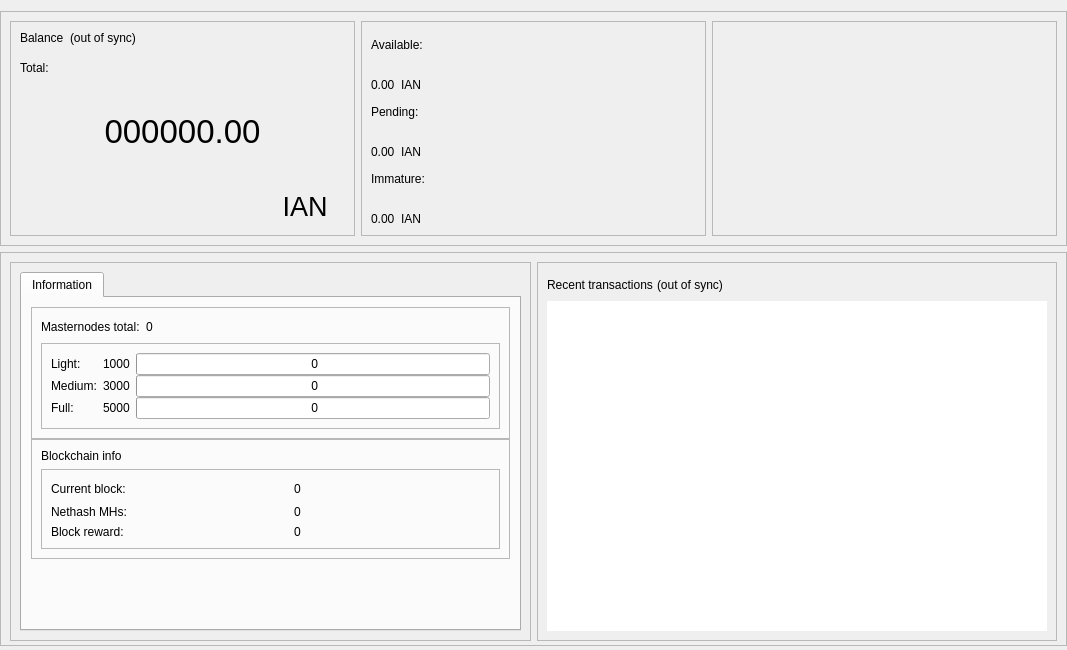
<?xml version="1.0" encoding="UTF-8"?>
<ui version="4.0">
 <class>OverviewPage</class>
 <widget class="QWidget" name="OverviewPage">
  <property name="geometry">
   <rect>
    <x>0</x>
    <y>0</y>
    <width>1067</width>
    <height>650</height>
   </rect>
  </property>
  <property name="minimumSize">
   <size>
    <width>960</width>
    <height>0</height>
   </size>
  </property>
  <property name="windowTitle">
   <string>Form</string>
  </property>
  <layout class="QVBoxLayout" name="topLayout">
   <property name="leftMargin">
    <number>0</number>
   </property>
   <property name="rightMargin">
    <number>0</number>
   </property>
   <property name="bottomMargin">
    <number>4</number>
   </property>
   <item>
    <layout class="QVBoxLayout" name="verticalLayout_main">
     <property name="sizeConstraint">
      <enum>QLayout::SetDefaultConstraint</enum>
     </property>
     <property name="leftMargin">
      <number>0</number>
     </property>
     <property name="rightMargin">
      <number>0</number>
     </property>
     <item>
      <widget class="QFrame" name="frame_blue">
       <property name="enabled">
        <bool>true</bool>
       </property>
       <property name="sizePolicy">
        <sizepolicy hsizetype="Preferred" vsizetype="Preferred">
         <horstretch>0</horstretch>
         <verstretch>0</verstretch>
        </sizepolicy>
       </property>
       <property name="minimumSize">
        <size>
         <width>1065</width>
         <height>220</height>
        </size>
       </property>
       <property name="maximumSize">
        <size>
         <width>16777215</width>
         <height>16777215</height>
        </size>
       </property>
       <property name="sizeIncrement">
        <size>
         <width>0</width>
         <height>0</height>
        </size>
       </property>
       <property name="baseSize">
        <size>
         <width>0</width>
         <height>500</height>
        </size>
       </property>
       <property name="frameShape">
        <enum>QFrame::StyledPanel</enum>
       </property>
       <property name="frameShadow">
        <enum>QFrame::Raised</enum>
       </property>
       <layout class="QHBoxLayout" name="horizontalLayout">
        <item>
         <widget class="QFrame" name="frame_blue_1">
          <property name="minimumSize">
           <size>
            <width>345</width>
            <height>200</height>
           </size>
          </property>
          <property name="maximumSize">
           <size>
            <width>16777215</width>
            <height>16777215</height>
           </size>
          </property>
          <property name="frameShape">
           <enum>QFrame::StyledPanel</enum>
          </property>
          <property name="frameShadow">
           <enum>QFrame::Raised</enum>
          </property>
          <layout class="QHBoxLayout" name="horizontalLayout_2">
           <item>
            <layout class="QVBoxLayout" name="verticalLayout">
             <item>
              <layout class="QHBoxLayout" name="horizontalLayout_3">
               <property name="spacing">
                <number>6</number>
               </property>
               <property name="sizeConstraint">
                <enum>QLayout::SetFixedSize</enum>
               </property>
               <item>
                <widget class="QLabel" name="label_5">
                 <property name="minimumSize">
                  <size>
                   <width>0</width>
                   <height>24</height>
                  </size>
                 </property>
                 <property name="maximumSize">
                  <size>
                   <width>16777215</width>
                   <height>24</height>
                  </size>
                 </property>
                 <property name="text">
                  <string>Balance</string>
                 </property>
                 <property name="alignment">
                  <set>Qt::AlignLeading|Qt::AlignLeft|Qt::AlignTop</set>
                 </property>
                </widget>
               </item>
               <item>
                <widget class="QLabel" name="labelWalletStatus">
                 <property name="minimumSize">
                  <size>
                   <width>0</width>
                   <height>24</height>
                  </size>
                 </property>
                 <property name="maximumSize">
                  <size>
                   <width>16777215</width>
                   <height>24</height>
                  </size>
                 </property>
                 <property name="text">
                  <string>(out of sync)</string>
                 </property>
                 <property name="alignment">
                  <set>Qt::AlignLeading|Qt::AlignLeft|Qt::AlignTop</set>
                 </property>
                </widget>
               </item>
               <item>
                <spacer name="horizontalSpacer">
                 <property name="orientation">
                  <enum>Qt::Horizontal</enum>
                 </property>
                 <property name="sizeHint" stdset="0">
                  <size>
                   <width>40</width>
                   <height>20</height>
                  </size>
                 </property>
                </spacer>
               </item>
              </layout>
             </item>
             <item>
              <widget class="QLabel" name="labelTotalText">
               <property name="maximumSize">
                <size>
                 <width>16777215</width>
                 <height>15</height>
                </size>
               </property>
               <property name="text">
                <string>Total:</string>
               </property>
              </widget>
             </item>
             <item>
              <widget class="QLabel" name="labelTotal">
               <property name="sizePolicy">
                <sizepolicy hsizetype="Preferred" vsizetype="Preferred">
                 <horstretch>0</horstretch>
                 <verstretch>0</verstretch>
                </sizepolicy>
               </property>
               <property name="minimumSize">
                <size>
                 <width>0</width>
                 <height>100</height>
                </size>
               </property>
               <property name="maximumSize">
                <size>
                 <width>16777215</width>
                 <height>100</height>
                </size>
               </property>
               <property name="font">
                <font>
                 <pointsize>25</pointsize>
                 <weight>50</weight>
                 <bold>false</bold>
                </font>
               </property>
               <property name="mouseTracking">
                <bool>false</bool>
               </property>
               <property name="text">
                <string>000000.00</string>
               </property>
               <property name="alignment">
                <set>Qt::AlignCenter</set>
               </property>
              </widget>
             </item>
             <item>
              <layout class="QHBoxLayout" name="horizontalLayout_11">
               <item>
                <spacer name="horizontalSpacer_8">
                 <property name="orientation">
                  <enum>Qt::Horizontal</enum>
                 </property>
                 <property name="sizeHint" stdset="0">
                  <size>
                   <width>40</width>
                   <height>20</height>
                  </size>
                 </property>
                </spacer>
               </item>
               <item>
                <widget class="QPushButton" name="blabel_IanCoin">
                 <property name="font">
                  <font>
                   <pointsize>20</pointsize>
                   <italic>false</italic>
                   <kerning>true</kerning>
                  </font>
                 </property>
                 <property name="cursor">
                  <cursorShape>PointingHandCursor</cursorShape>
                 </property>
                 <property name="text">
                  <string>IAN</string>
                 </property>
                 <property name="flat">
                  <bool>true</bool>
                 </property>
                </widget>
               </item>
              </layout>
             </item>
            </layout>
           </item>
          </layout>
         </widget>
        </item>
        <item>
         <widget class="QFrame" name="frame_blue_2">
          <property name="minimumSize">
           <size>
            <width>345</width>
            <height>200</height>
           </size>
          </property>
          <property name="maximumSize">
           <size>
            <width>16777215</width>
            <height>16777215</height>
           </size>
          </property>
          <property name="frameShape">
           <enum>QFrame::StyledPanel</enum>
          </property>
          <property name="frameShadow">
           <enum>QFrame::Raised</enum>
          </property>
          <layout class="QVBoxLayout" name="verticalLayout_3">
           <item>
            <layout class="QVBoxLayout" name="verticalLayout_2">
             <item>
              <widget class="QLabel" name="labelBalanceText">
               <property name="text">
                <string>Available:</string>
               </property>
              </widget>
             </item>
             <item>
              <layout class="QHBoxLayout" name="horizontalLayout_4">
               <item>
                <widget class="QLabel" name="labelBalance">
                 <property name="text">
                  <string>0.00</string>
                 </property>
                 <property name="alignment">
                  <set>Qt::AlignBottom|Qt::AlignLeading|Qt::AlignLeft</set>
                 </property>
                </widget>
               </item>
               <item>
                <widget class="QLabel" name="label_IanCoin2">
                 <property name="text">
                  <string>IAN</string>
                 </property>
                 <property name="alignment">
                  <set>Qt::AlignBottom|Qt::AlignLeading|Qt::AlignLeft</set>
                 </property>
                </widget>
               </item>
               <item>
                <spacer name="horizontalSpacer_3">
                 <property name="orientation">
                  <enum>Qt::Horizontal</enum>
                 </property>
                 <property name="sizeHint" stdset="0">
                  <size>
                   <width>40</width>
                   <height>20</height>
                  </size>
                 </property>
                </spacer>
               </item>
              </layout>
             </item>
             <item>
              <widget class="QLabel" name="labelPendingText">
               <property name="text">
                <string>Pending:</string>
               </property>
              </widget>
             </item>
             <item>
              <layout class="QHBoxLayout" name="horizontalLayout_5">
               <item>
                <widget class="QLabel" name="labelUnconfirmed">
                 <property name="text">
                  <string>0.00</string>
                 </property>
                 <property name="alignment">
                  <set>Qt::AlignBottom|Qt::AlignLeading|Qt::AlignLeft</set>
                 </property>
                </widget>
               </item>
               <item>
                <widget class="QLabel" name="label_IanCoin3">
                 <property name="text">
                  <string>IAN</string>
                 </property>
                 <property name="alignment">
                  <set>Qt::AlignBottom|Qt::AlignLeading|Qt::AlignLeft</set>
                 </property>
                </widget>
               </item>
               <item>
                <spacer name="horizontalSpacer_4">
                 <property name="orientation">
                  <enum>Qt::Horizontal</enum>
                 </property>
                 <property name="sizeHint" stdset="0">
                  <size>
                   <width>40</width>
                   <height>20</height>
                  </size>
                 </property>
                </spacer>
               </item>
              </layout>
             </item>
             <item>
              <widget class="QLabel" name="labelImmatureText">
               <property name="text">
                <string>Immature:</string>
               </property>
              </widget>
             </item>
             <item>
              <layout class="QHBoxLayout" name="horizontalLayout_6">
               <item>
                <widget class="QLabel" name="labelImmature">
                 <property name="text">
                  <string>0.00</string>
                 </property>
                 <property name="alignment">
                  <set>Qt::AlignBottom|Qt::AlignLeading|Qt::AlignLeft</set>
                 </property>
                </widget>
               </item>
               <item>
                <widget class="QLabel" name="label_IanCoin4">
                 <property name="text">
                  <string>IAN</string>
                 </property>
                 <property name="alignment">
                  <set>Qt::AlignBottom|Qt::AlignLeading|Qt::AlignLeft</set>
                 </property>
                </widget>
               </item>
               <item>
                <spacer name="horizontalSpacer_5">
                 <property name="orientation">
                  <enum>Qt::Horizontal</enum>
                 </property>
                 <property name="sizeHint" stdset="0">
                  <size>
                   <width>40</width>
                   <height>20</height>
                  </size>
                 </property>
                </spacer>
               </item>
              </layout>
             </item>
            </layout>
           </item>
          </layout>
         </widget>
        </item>
        <item>
         <spacer name="horizontalSpacer_9">
          <property name="orientation">
           <enum>Qt::Horizontal</enum>
          </property>
          <property name="sizeHint" stdset="0">
           <size>
            <width>40</width>
            <height>20</height>
           </size>
          </property>
         </spacer>
        </item>
        <item>
         <widget class="QFrame" name="frame_blue_3">
          <property name="minimumSize">
           <size>
            <width>345</width>
            <height>200</height>
           </size>
          </property>
          <property name="maximumSize">
           <size>
            <width>16777215</width>
            <height>16777215</height>
           </size>
          </property>
          <property name="frameShape">
           <enum>QFrame::StyledPanel</enum>
          </property>
          <property name="frameShadow">
           <enum>QFrame::Raised</enum>
          </property>
          <layout class="QVBoxLayout" name="verticalLayout_5">
           <item>
            <layout class="QVBoxLayout" name="verticalLayout_4"/>
           </item>
          </layout>
         </widget>
        </item>
       </layout>
      </widget>
     </item>
     <item>
      <widget class="QFrame" name="frame_bottom">
       <property name="minimumSize">
        <size>
         <width>0</width>
         <height>100</height>
        </size>
       </property>
       <property name="maximumSize">
        <size>
         <width>16777215</width>
         <height>16777215</height>
        </size>
       </property>
       <property name="frameShape">
        <enum>QFrame::StyledPanel</enum>
       </property>
       <property name="frameShadow">
        <enum>QFrame::Raised</enum>
       </property>
       <layout class="QHBoxLayout" name="horizontalLayout_7">
        <property name="bottomMargin">
         <number>4</number>
        </property>
        <item>
         <widget class="QFrame" name="frame_bottom_1">
          <property name="minimumSize">
           <size>
            <width>355</width>
            <height>100</height>
           </size>
          </property>
          <property name="maximumSize">
           <size>
            <width>16777215</width>
            <height>16777215</height>
           </size>
          </property>
          <property name="frameShape">
           <enum>QFrame::StyledPanel</enum>
          </property>
          <property name="frameShadow">
           <enum>QFrame::Raised</enum>
          </property>
          <layout class="QVBoxLayout" name="verticalLayout_9">
           <property name="bottomMargin">
            <number>9</number>
           </property>
           <item>
            <layout class="QVBoxLayout" name="verticalLayout_7">
             <item>
              <widget class="QTabWidget" name="AdditionalFeatures">
               <property name="currentIndex">
                <number>1</number>
               </property>
               <property name="tabBarAutoHide">
                <bool>false</bool>
               </property>
               <widget class="QWidget" name="TabInformation">
                <attribute name="title">
                 <string>Information</string>
                </attribute>
                <layout class="QVBoxLayout" name="verticalLayout_13">
                 <item>
                  <layout class="QVBoxLayout" name="verticalLayout_11">
                   <property name="spacing">
                    <number>0</number>
                   </property>
                   <item>
                    <layout class="QVBoxLayout" name="verticalLayout_16"/>
                   </item>
                   <item>
                    <widget class="QFrame" name="frameMnInfo">
                     <property name="minimumSize">
                      <size>
                       <width>0</width>
                       <height>100</height>
                      </size>
                     </property>
                     <property name="frameShape">
                      <enum>QFrame::StyledPanel</enum>
                     </property>
                     <property name="frameShadow">
                      <enum>QFrame::Raised</enum>
                     </property>
                     <layout class="QVBoxLayout" name="verticalLayout_17">
                      <item>
                       <layout class="QHBoxLayout" name="horizontalLayout_9">
                        <item>
                         <widget class="QLabel" name="labelMnTotal">
                          <property name="minimumSize">
                           <size>
                            <width>0</width>
                            <height>0</height>
                           </size>
                          </property>
                          <property name="maximumSize">
                           <size>
                            <width>16777215</width>
                            <height>16777215</height>
                           </size>
                          </property>
                          <property name="text">
                           <string>Masternodes total:</string>
                          </property>
                         </widget>
                        </item>
                        <item>
                         <widget class="QLabel" name="labelMnTotal_Value">
                          <property name="text">
                           <string>0</string>
                          </property>
                         </widget>
                        </item>
                        <item>
                         <spacer name="horizontalSpacer_7">
                          <property name="orientation">
                           <enum>Qt::Horizontal</enum>
                          </property>
                          <property name="sizeHint" stdset="0">
                           <size>
                            <width>40</width>
                            <height>20</height>
                           </size>
                          </property>
                         </spacer>
                        </item>
                       </layout>
                      </item>
                      <item>
                       <widget class="QFrame" name="frameMnInfoLevels">
                        <property name="minimumSize">
                         <size>
                          <width>0</width>
                          <height>80</height>
                         </size>
                        </property>
                        <property name="frameShape">
                         <enum>QFrame::StyledPanel</enum>
                        </property>
                        <property name="frameShadow">
                         <enum>QFrame::Raised</enum>
                        </property>
                        <layout class="QGridLayout" name="gridLayout_2">
                         <property name="horizontalSpacing">
                          <number>6</number>
                         </property>
                         <property name="verticalSpacing">
                          <number>0</number>
                         </property>
                         <item row="0" column="2">
                          <widget class="QProgressBar" name="graphMN1">
                           <property name="minimumSize">
                            <size>
                             <width>0</width>
                             <height>20</height>
                            </size>
                           </property>
                           <property name="maximumSize">
                            <size>
                             <width>16777215</width>
                             <height>16777215</height>
                            </size>
                           </property>
                           <property name="value">
                            <number>0</number>
                           </property>
                           <property name="format">
                            <string> %v</string>
                           </property>
                          </widget>
                         </item>
                         <item row="1" column="2">
                          <widget class="QProgressBar" name="graphMN2">
                           <property name="minimumSize">
                            <size>
                             <width>0</width>
                             <height>20</height>
                            </size>
                           </property>
                           <property name="maximumSize">
                            <size>
                             <width>16777215</width>
                             <height>16777215</height>
                            </size>
                           </property>
                           <property name="value">
                            <number>0</number>
                           </property>
                           <property name="format">
                            <string> %v</string>
                           </property>
                          </widget>
                         </item>
                         <item row="3" column="2">
                          <widget class="QProgressBar" name="graphMN3">
                           <property name="minimumSize">
                            <size>
                             <width>0</width>
                             <height>20</height>
                            </size>
                           </property>
                           <property name="maximumSize">
                            <size>
                             <width>16777215</width>
                             <height>16777215</height>
                            </size>
                           </property>
                           <property name="value">
                            <number>0</number>
                           </property>
                           <property name="format">
                            <string> %v</string>
                           </property>
                          </widget>
                         </item>
                         <item row="1" column="0">
                          <widget class="QLabel" name="label_2">
                           <property name="minimumSize">
                            <size>
                             <width>0</width>
                             <height>0</height>
                            </size>
                           </property>
                           <property name="maximumSize">
                            <size>
                             <width>16777215</width>
                             <height>16777215</height>
                            </size>
                           </property>
                           <property name="text">
                            <string>Medium:</string>
                           </property>
                          </widget>
                         </item>
                         <item row="3" column="0">
                          <widget class="QLabel" name="label_3">
                           <property name="minimumSize">
                            <size>
                             <width>0</width>
                             <height>0</height>
                            </size>
                           </property>
                           <property name="maximumSize">
                            <size>
                             <width>16777215</width>
                             <height>16777215</height>
                            </size>
                           </property>
                           <property name="text">
                            <string>Full:</string>
                           </property>
                          </widget>
                         </item>
                         <item row="0" column="0">
                          <widget class="QLabel" name="label">
                           <property name="minimumSize">
                            <size>
                             <width>0</width>
                             <height>0</height>
                            </size>
                           </property>
                           <property name="maximumSize">
                            <size>
                             <width>16777215</width>
                             <height>16777215</height>
                            </size>
                           </property>
                           <property name="text">
                            <string>Light:</string>
                           </property>
                          </widget>
                         </item>
                         <item row="0" column="1">
                          <widget class="QLabel" name="label_lcolat">
                           <property name="text">
                            <string>1000</string>
                           </property>
                          </widget>
                         </item>
                         <item row="1" column="1">
                          <widget class="QLabel" name="label_mcolat">
                           <property name="text">
                            <string>3000</string>
                           </property>
                          </widget>
                         </item>
                         <item row="3" column="1">
                          <widget class="QLabel" name="label_fcolat">
                           <property name="text">
                            <string>5000</string>
                           </property>
                          </widget>
                         </item>
                        </layout>
                       </widget>
                      </item>
                     </layout>
                    </widget>
                   </item>
                   <item>
                    <widget class="QFrame" name="frameBlockchainInfo">
                     <property name="minimumSize">
                      <size>
                       <width>0</width>
                       <height>100</height>
                      </size>
                     </property>
                     <property name="frameShape">
                      <enum>QFrame::StyledPanel</enum>
                     </property>
                     <property name="frameShadow">
                      <enum>QFrame::Raised</enum>
                     </property>
                     <layout class="QVBoxLayout" name="verticalLayout_18">
                      <item>
                       <widget class="QLabel" name="label_blockchaininfo">
                        <property name="text">
                         <string>Blockchain info</string>
                        </property>
                       </widget>
                      </item>
                      <item>
                       <widget class="QFrame" name="frameBlockchainInfoData">
                        <property name="minimumSize">
                         <size>
                          <width>0</width>
                          <height>0</height>
                         </size>
                        </property>
                        <property name="frameShape">
                         <enum>QFrame::StyledPanel</enum>
                        </property>
                        <property name="frameShadow">
                         <enum>QFrame::Raised</enum>
                        </property>
                        <layout class="QGridLayout" name="gridLayout_3">
                         <property name="verticalSpacing">
                          <number>6</number>
                         </property>
                         <item row="0" column="2">
                          <widget class="QLabel" name="label_CurrentBlock_value">
                           <property name="text">
                            <string>0</string>
                           </property>
                          </widget>
                         </item>
                         <item row="0" column="0">
                          <widget class="QLabel" name="label_CurrentBlock">
                           <property name="minimumSize">
                            <size>
                             <width>0</width>
                             <height>0</height>
                            </size>
                           </property>
                           <property name="maximumSize">
                            <size>
                             <width>16777215</width>
                             <height>16777215</height>
                            </size>
                           </property>
                           <property name="text">
                            <string>Current block:</string>
                           </property>
                          </widget>
                         </item>
                         <item row="1" column="2">
                          <widget class="QLabel" name="label_Nethash_value">
                           <property name="text">
                            <string>0</string>
                           </property>
                          </widget>
                         </item>
                         <item row="2" column="0">
                          <widget class="QLabel" name="label_CurrentBlockReward">
                           <property name="text">
                            <string>Block reward:</string>
                           </property>
                          </widget>
                         </item>
                         <item row="1" column="0">
                          <widget class="QLabel" name="label_Nethash">
                           <property name="text">
                            <string>Nethash MHs:</string>
                           </property>
                          </widget>
                         </item>
                         <item row="2" column="2">
                          <widget class="QLabel" name="label_CurrentBlockReward_value">
                           <property name="text">
                            <string>0</string>
                           </property>
                          </widget>
                         </item>
                         <item row="0" column="1">
                          <spacer name="horizontalSpacer_6">
                           <property name="orientation">
                            <enum>Qt::Horizontal</enum>
                           </property>
                           <property name="sizeType">
                            <enum>QSizePolicy::Fixed</enum>
                           </property>
                           <property name="sizeHint" stdset="0">
                            <size>
                             <width>40</width>
                             <height>20</height>
                            </size>
                           </property>
                          </spacer>
                         </item>
                        </layout>
                       </widget>
                      </item>
                     </layout>
                    </widget>
                   </item>
                   <item>
                    <spacer name="verticalSpacer_2">
                     <property name="orientation">
                      <enum>Qt::Vertical</enum>
                     </property>
                     <property name="sizeHint" stdset="0">
                      <size>
                       <width>20</width>
                       <height>10</height>
                      </size>
                     </property>
                    </spacer>
                   </item>
                  </layout>
                 </item>
                </layout>
               </widget>
              </widget>
             </item>
            </layout>
           </item>
          </layout>
         </widget>
        </item>
        <item>
         <widget class="QFrame" name="frame_bottom_2">
          <property name="minimumSize">
           <size>
            <width>0</width>
            <height>100</height>
           </size>
          </property>
          <property name="maximumSize">
           <size>
            <width>16777215</width>
            <height>16777215</height>
           </size>
          </property>
          <property name="frameShape">
           <enum>QFrame::StyledPanel</enum>
          </property>
          <property name="frameShadow">
           <enum>QFrame::Raised</enum>
          </property>
          <layout class="QVBoxLayout" name="verticalLayout_10">
           <item>
            <layout class="QVBoxLayout" name="verticalLayout_8">
             <property name="spacing">
              <number>4</number>
             </property>
             <item>
              <layout class="QHBoxLayout" name="horizontalLayout_8">
               <item>
                <widget class="QLabel" name="label_4">
                 <property name="minimumSize">
                  <size>
                   <width>0</width>
                   <height>25</height>
                  </size>
                 </property>
                 <property name="maximumSize">
                  <size>
                   <width>16777215</width>
                   <height>25</height>
                  </size>
                 </property>
                 <property name="text">
                  <string>Recent transactions</string>
                 </property>
                </widget>
               </item>
               <item>
                <widget class="QLabel" name="labelTransactionsStatus">
                 <property name="text">
                  <string>(out of sync)</string>
                 </property>
                </widget>
               </item>
               <item>
                <spacer name="horizontalSpacer_2">
                 <property name="orientation">
                  <enum>Qt::Horizontal</enum>
                 </property>
                 <property name="sizeHint" stdset="0">
                  <size>
                   <width>40</width>
                   <height>20</height>
                  </size>
                 </property>
                </spacer>
               </item>
              </layout>
             </item>
             <item>
              <widget class="QListView" name="listTransactions">
               <property name="sizePolicy">
                <sizepolicy hsizetype="Expanding" vsizetype="Expanding">
                 <horstretch>0</horstretch>
                 <verstretch>0</verstretch>
                </sizepolicy>
               </property>
               <property name="maximumSize">
                <size>
                 <width>16777215</width>
                 <height>600</height>
                </size>
               </property>
               <property name="styleSheet">
                <string notr="true"/>
               </property>
               <property name="frameShape">
                <enum>QFrame::NoFrame</enum>
               </property>
               <property name="verticalScrollBarPolicy">
                <enum>Qt::ScrollBarAlwaysOff</enum>
               </property>
               <property name="horizontalScrollBarPolicy">
                <enum>Qt::ScrollBarAlwaysOff</enum>
               </property>
               <property name="alternatingRowColors">
                <bool>true</bool>
               </property>
              </widget>
             </item>
            </layout>
           </item>
          </layout>
         </widget>
        </item>
       </layout>
      </widget>
     </item>
    </layout>
   </item>
  </layout>
 </widget>
 <resources/>
 <connections/>
</ui>
